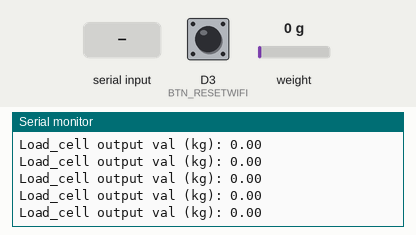
Recording of a sketch running on a simulated ESP8266 (NodeMCU). Parts: the last lines printed to the serial monitor. The inputs (shaded band) are chosen by the test bench; at power-on: weight on the scale 0 g, D3 (BTN_RESETWIFI) HIGH. WiFi joins after 1.5 s; servers stay silent unless stated.

Above: at 5.4 s.
5.5 s: "t" received over Serial
7.0 s: weight on the scale set to 100 g
At 7.02 s:
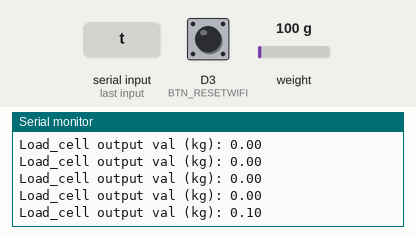
8.5 s: weight on the scale set to 1250 g
At 8.53 s:
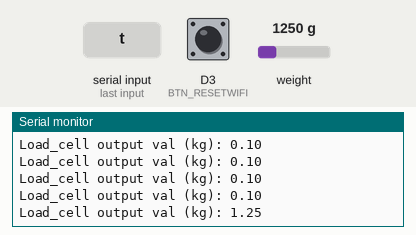
Timing chart, 0 to 11.5 s (numbered marks = the images above; inputs shaded):
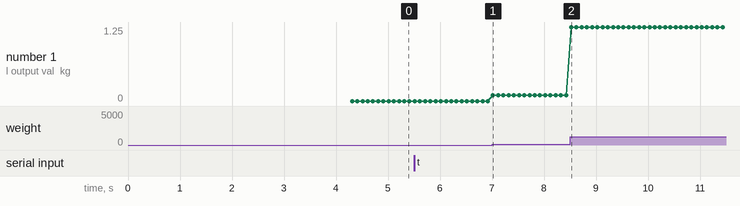

Measured:
- after the input at 7.0 s, the serial monitor: prints a new line at once (image 1)
- after the input at 8.5 s, the serial monitor: prints a new line at once (image 2)
- plotted number 1: 0 → 0.1 after the input at 7.0 s, 0.1 → 1.25 after the input at 8.5 s

The sketch:

HX711_ESP8266.ino
```cpp
#define BLYNK_TEMPLATE_ID "TMPL6swIxX_Aq"
#define BLYNK_TEMPLATE_NAME "ESP32 Capstone Project"
#define BLYNK_AUTH_TOKEN "D8hTCLlstXEbaofvdyV7iItHpIEj5DK1"

#define BLYNK_PRINT Serial

#include <HX711_ADC.h>
#include <EEPROM.h>

#include <ESP8266WiFi.h>
#include <BlynkSimpleEsp8266.h>
#include <WiFiManager.h>

char ssid[32];
char password[32];

const int BTN_RESETWIFI = D3;

const int HX711_dout = D2;
const int HX711_sck = D1;

WiFiManager wifiManager;
HX711_ADC LoadCell(HX711_dout, HX711_sck);

const int calVal_calVal_eepromAdress = 0;
unsigned long t = 0;

void setup() {
  Serial.begin(115200);

  pinMode(BTN_RESETWIFI, INPUT_PULLUP);

  if (digitalRead(BTN_RESETWIFI) == LOW) {
    wifiManager.resetSettings();
  } else {
    wifiManager.autoConnect("AutoConnectAP");
  }

  WiFi.begin(ssid, password);
  Blynk.begin(BLYNK_AUTH_TOKEN, ssid, password);

  while (WiFi.status() != WL_CONNECTED) {
    delay(500);
    Serial.print(".");
  }
  Serial.println();

  float calibrationValue = 26.81;

  LoadCell.begin();
  unsigned long stabilizingtime = 2000;
  boolean _tare = true;
  LoadCell.start(stabilizingtime, _tare);
  if (LoadCell.getTareTimeoutFlag()) {
    Serial.println("Timeout, check MCU>HX711 wiring and pin designations");
  } else {
    LoadCell.setCalFactor(calibrationValue);
    Serial.println("Startup is complete");
  }
  while (!LoadCell.update());
  Serial.print("Calibration value: ");
  Serial.println(LoadCell.getCalFactor());
  Serial.print("HX711 measured conversion time ms: ");
  Serial.println(LoadCell.getConversionTime());
  Serial.print("HX711 measured sampling rate HZ: ");
  Serial.println(LoadCell.getSPS());
  Serial.print("HX711 measured settlingtime ms: ");
  Serial.println(LoadCell.getSettlingTime());
  Serial.println("Note that the settling time may increase significantly if you use delay() in your sketch!");
  if (LoadCell.getSPS() < 7) {
    Serial.println("!!Sampling rate is lower than specification, check MCU>HX711 wiring and pin designations");
  } else if (LoadCell.getSPS() > 100) {
    Serial.println("!!Sampling rate is higher than specification, check MCU>HX711 wiring and pin designations");
  }
}

void loop() {
  static boolean newDataReady = 0;
  const int serialPrintInterval = 0;

  if (LoadCell.update()) newDataReady = true;

  if (newDataReady) {
    if (millis() > t + serialPrintInterval) {
      float weight = LoadCell.getData() / 1000.0;

      if (weight < 0) {
        weight = 0.0;
      }

      Serial.print("Load_cell output val (kg): ");
      Blynk.virtualWrite(V1, weight);
      Serial.println(weight);
      newDataReady = 0;
      t = millis();
    }
  }

  if (Serial.available() > 0) {
    char inByte = Serial.read();
    if (inByte == 't') LoadCell.tareNoDelay();
  }

  if (LoadCell.getTareStatus() == true) {
    Serial.println("Tare complete");
  }
}
```
